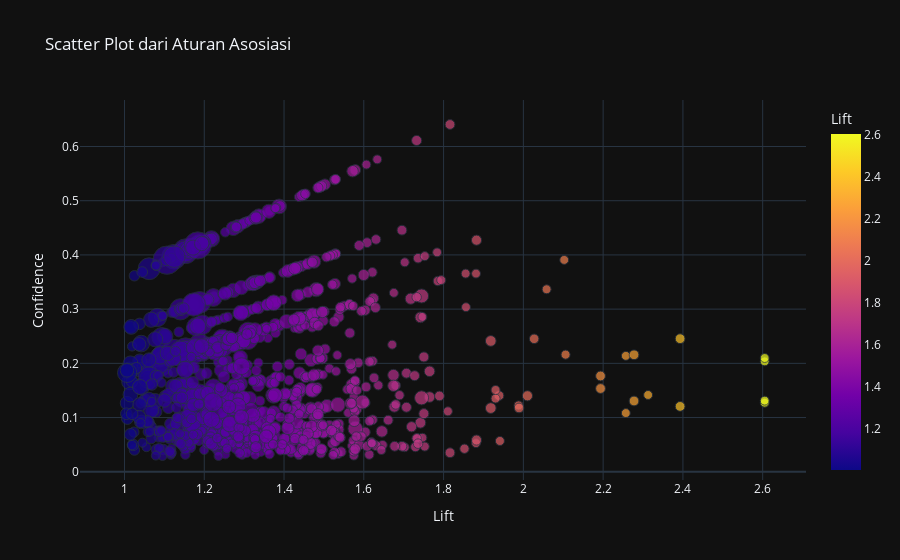

Write notebook code for a chart like this one.
### Markdown cell above
### 8. Visualisasi Hasil

### Code cell
import plotly.express as px


# Mengonversi frozenset menjadi string untuk menghindari masalah serialisasi
rules_lift['antecedents'] = rules_lift['antecedents'].apply(lambda x: ', '.join(list(x)) if isinstance(x, frozenset) else x)
rules_lift['consequents'] = rules_lift['consequents'].apply(lambda x: ', '.join(list(x)) if isinstance(x, frozenset) else x)

# Sampling data hanya jika jumlah aturan > 1000, jika tidak gunakan data asli
sampled_data = rules_lift.sample(1000, random_state=42) if len(rules_lift) > 1000 else rules_lift
# Scatter plot untuk visualisasi tambahan
fig_scatter = px.scatter(
    sampled_data,
    x='lift',
    y='confidence',
    size='support',
    color='lift',
    hover_name='antecedents',
    hover_data={'support': True, 'confidence': True, 'lift': True, 'consequents': True},
    title='Scatter Plot dari Aturan Asosiasi',
    labels={'lift': 'Lift', 'confidence': 'Confidence', 'support': 'Support'},
    template='plotly_dark'
)

# Menampilkan grafik
fig_scatter.show()

### Figure 1 — Plotly figure (JSON) as saved in the notebook; plotly's stock layout.template omitted (floating-point values rounded to 4 significant figures; data arrays with more than 128 entries replaced by an {"elided": "..."} marker saying what was removed)
{"data": [{"customdata": {"elided": "1000x2 mixed values"}, "hovertemplate": "<b>%{hovertext}</b><br><br>Lift=%{marker.color}<br>Confidence=%{y}<br>Support=%{customdata[0]}<br>consequents=%{customdata[1]}<extra></extra>", "hovertext": {"elided": "1000 str values"}, "legendgroup": "", "marker": {"color": {"elided": "1000 float values"}, "coloraxis": "coloraxis", "size": {"elided": "1000 float values"}, "sizemode": "area", "sizeref": 0.0002565, "symbol": "circle"}, "mode": "markers", "name": "", "orientation": "v", "showlegend": false, "type": "scatter", "x": {"elided": "1000 float values"}, "xaxis": "x", "y": {"elided": "1000 float values"}, "yaxis": "y"}], "layout": {"coloraxis": {"colorbar": {"title": {"text": "Lift"}}, "colorscale": [[0, "#0d0887"], [0.1111, "#46039f"], [0.2222, "#7201a8"], [0.3333, "#9c179e"], [0.4444, "#bd3786"], [0.5556, "#d8576b"], [0.6667, "#ed7953"], [0.7778, "#fb9f3a"], [0.8889, "#fdca26"], [1, "#f0f921"]]}, "legend": {"itemsizing": "constant", "tracegroupgap": 0}, "title": {"text": "Scatter Plot dari Aturan Asosiasi"}, "xaxis": {"anchor": "y", "domain": [0, 1], "title": {"text": "Lift"}}, "yaxis": {"anchor": "x", "domain": [0, 1], "title": {"text": "Confidence"}}}}
